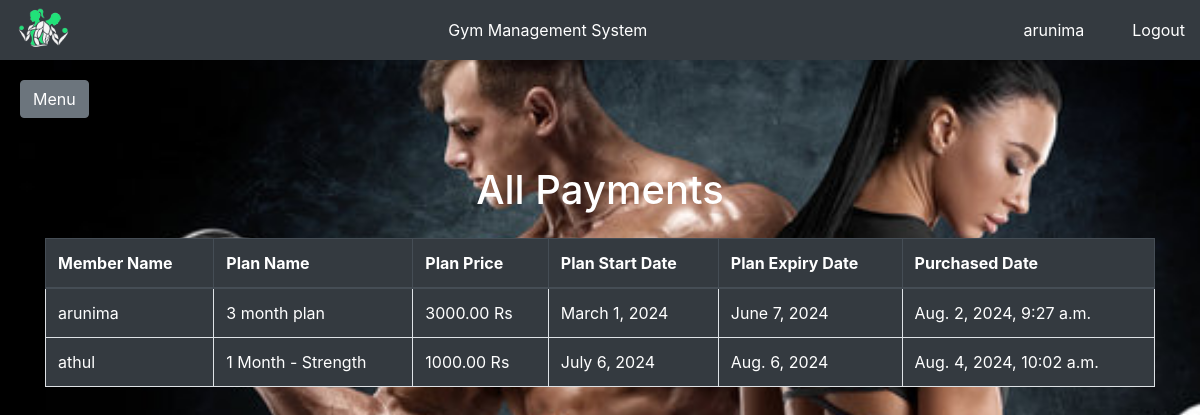
Before: /payment_list_all/ (signed in) with the older database file.
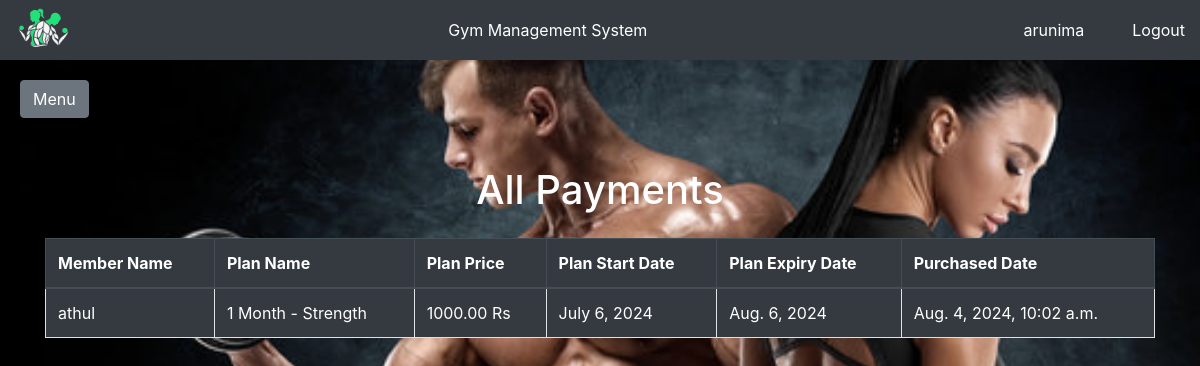
After: the same page with the newer database file.
### memberships/models.py (models this page shows, shortened)
class Payment(models.Model):
    user = models.ForeignKey(User, on_delete=models.CASCADE)
    plan = models.ForeignKey(Plan, on_delete=models.CASCADE)
    amount = models.DecimalField(max_digits=10, decimal_places=2)
    payment_date = models.DateTimeField(auto_now_add=True)
    start_date = models.DateField()
    expiry_date = models.DateField()

class Plan(models.Model):
    name = models.CharField(max_length=100)
    description = models.TextField()
    price = models.DecimalField(max_digits=10, decimal_places=2)
    duration = models.IntegerField(help_text="Duration in months")

### memberships/views.py (the view)
# urls.py: path('payment_list_all/', views.payment_list_all, name='payment_list_all'),
@login_required
def payment_list_all(request):
    payments = Payment.objects.filter()
    return render(request, 'memberships/payment_list_all.html', {'payments': payments})

### main/templates/memberships/payment_list_all.html
{% extends "base.html" %}
{% block content %}
<div class="container mt-5">
    <h1 class="text-center mb-4 text-white">All Payments</h1>
    <table class="table table-bordered table-hover">
        <thead class="thead-dark">
            <tr>
                <th>Member Name</th>
                <th>Plan Name</th>
                <th>Plan Price</th>
                <th>Plan Start Date</th>
                <th>Plan Expiry Date</th>
                <th>Purchased Date</th>
            </tr>
        </thead>
        <tbody>
            {% for payment in payments %}
            <tr class="text-white bg-dark">
                <td>{{ payment.user.username }}</td>
                <td>{{ payment.plan.name }}</td>
                <td>{{ payment.amount }} Rs</td>
                <td>{{ payment.start_date }}</td>
                <td>{{ payment.expiry_date }}</td>
                <td>{{ payment.payment_date }}</td>
            </tr>
            {% endfor %}
        </tbody>
    </table>
</div>
{% endblock %}

Changed rows visible on the page:
removed Payment: user.username "arunima", plan.name "3 month plan", amount "3000.00", start_date "March 1, 2024", expiry_date "June 7, 2024", payment_date "Aug. 2, 2024, 9:27 a.m."
